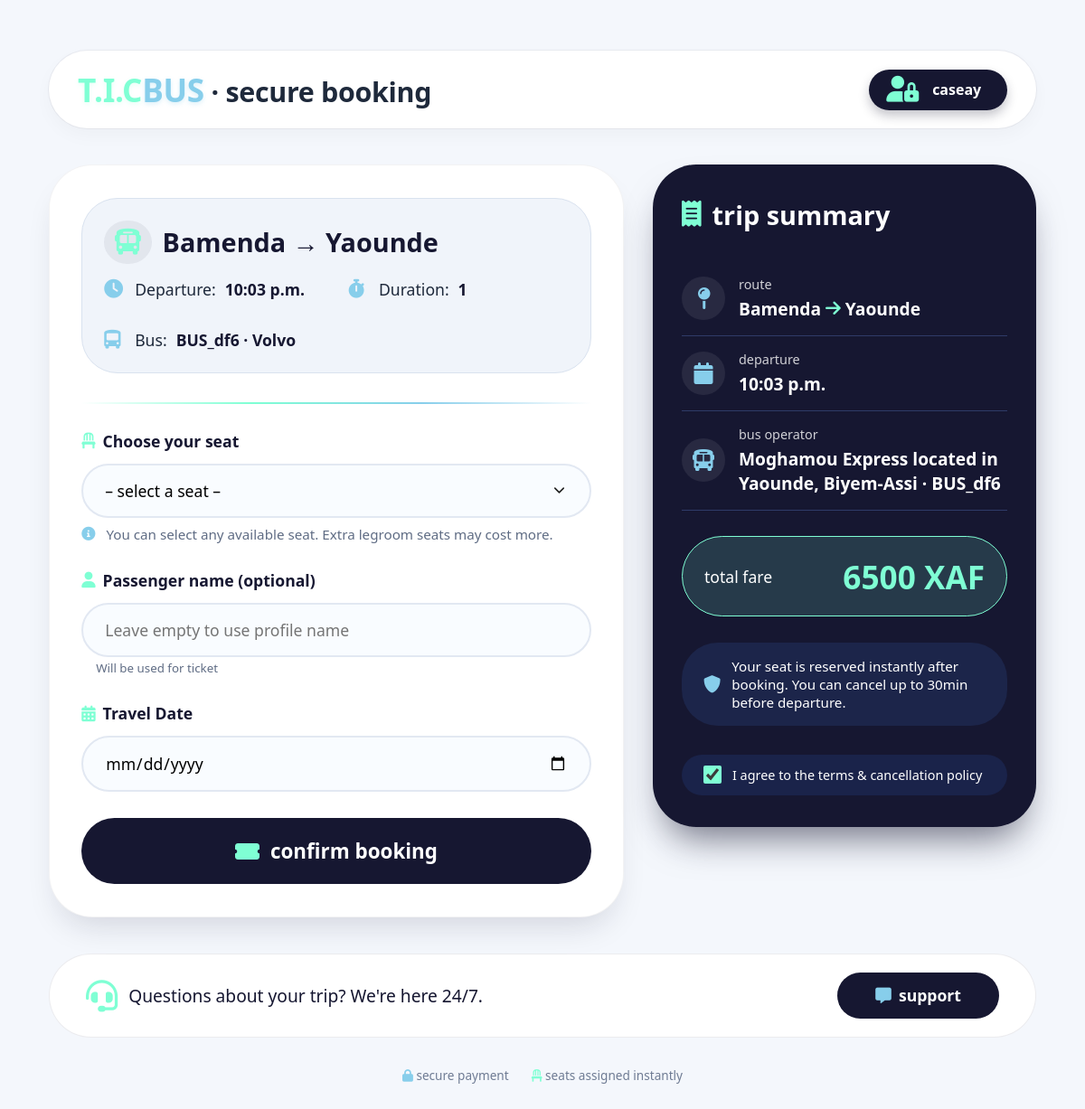
Before: /book/3/ (signed in) with the older database file.
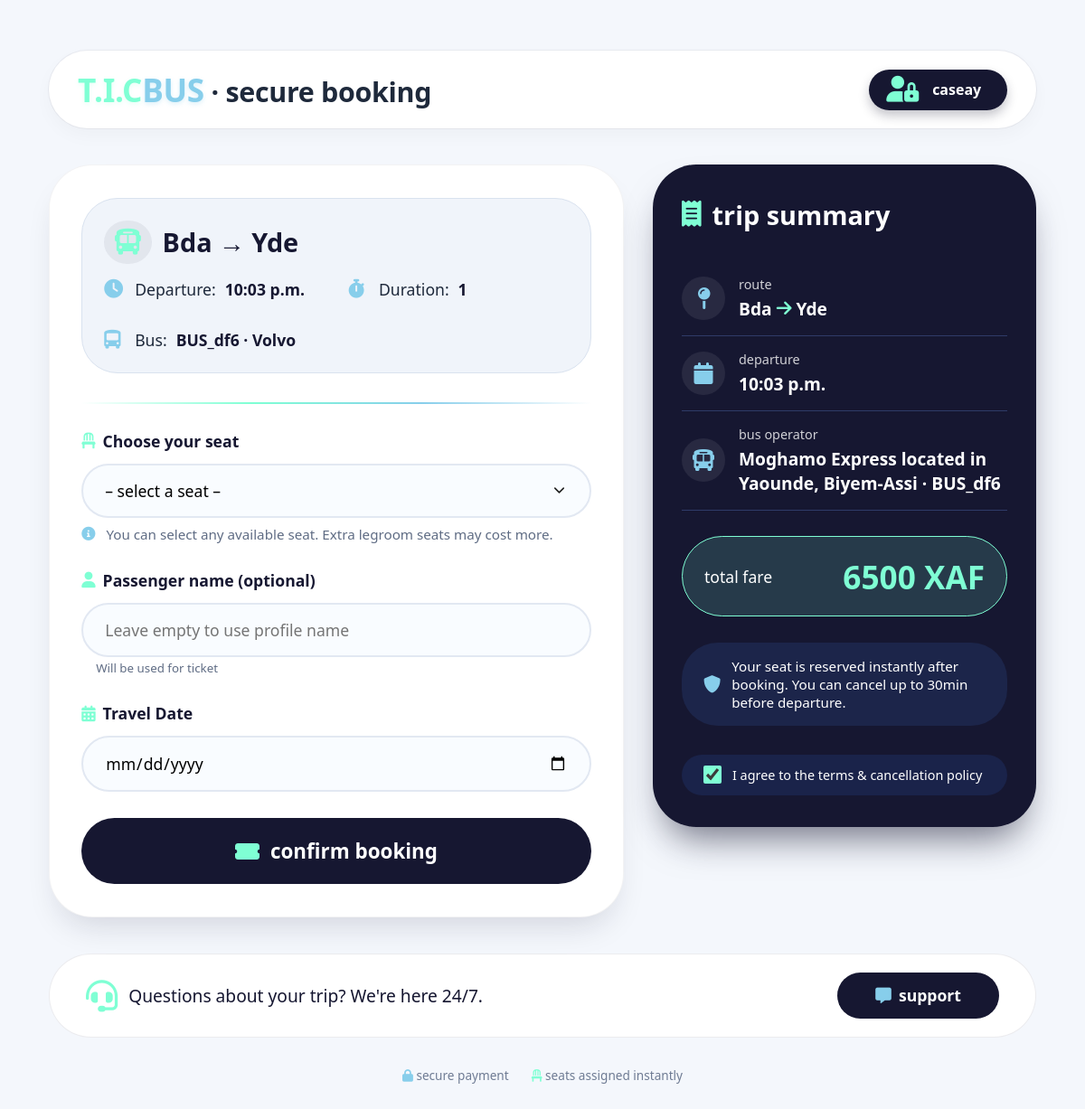
After: the same page with the newer database file.
### booking/models.py (models this page shows, shortened)
class Route(models.Model):
    origin = models.CharField(max_length=100)
    destination = models.CharField(max_length=100)
    departure_time = models.TimeField()
    price = models.DecimalField(max_digits=8, decimal_places=0)
    bus = models.ForeignKey(Bus, on_delete=models.CASCADE)
    duration = models.IntegerField(default=1)

class Bus(models.Model):
    agency = models.ForeignKey(Agency, on_delete=models.CASCADE, related_name="buses")
    bus_number = models.CharField(max_length=50, unique=True, default=generate_bus_id)
    total_seats = models.IntegerField()

class Agency(models.Model):
    agency_logo = models.ImageField(upload_to='agencies_logos', default='1384014.png')
    agency_name = models.CharField(max_length=50, unique=True, null=False)
    total_bus = models.IntegerField(default=5, null=False, blank=False)
    agency_description = models.TextField()
    ceo_name = models.CharField(max_length=50, null=False)
    manager_name = models.CharField(max_length=50, null=True)
    date_created = models.DateField()
    location = models.CharField(max_length=50)
    def __str__(self):
        return f"{self.agency_name} located in {self.location}"

### booking/views.py (the view, shortened to what this page needs)
# urls.py: path("book/<int:route_id>/", book_bus, name="book_bus"),
@login_required(login_url='login')
def book_bus(request, route_id):
    route = get_object_or_404(Route, id=route_id)
    bus = route.bus
    seats = range(1, bus.total_seats + 1)
    booked_seats = Booking.objects.filter(route=route).values_list('seat_number', flat=True)
    context = {
        "route": route,
        "bus": bus,
        "seats": seats,
        "booked_seats": booked_seats
    }
    return render(request, "pages/book_bus.html", context)

### templates/pages/book_bus.html (shortened to what the changed rows need)
<!DOCTYPE html>
<html lang="en">
<head>
  <link rel="stylesheet" href="https://cdnjs.cloudflare.com/ajax/libs/font-awesome/6.0.0-beta3/css/all.min.css">
</head>
<body>
<div class="dashboard">
  <div class="greeting">
    <h1>
      <span class="tic">T.I.C</span><span class="bus">BUS</span> · secure booking
    </h1>
  </div>
  <form method="post" action="">
    <div class="booking-split">
      <div class="booking-card">
        <div class="route-summary">
          <div class="route-title">
            <i class="fas fa-bus"></i> {{ route.origin|default:"Downtown" }} → {{ route.destination|default:"North Beach" }}
          </div>
          <div class="route-meta">
            <div class="meta-item"><i class="fas fa-clock"></i> Departure: <strong>{{ route.departure_time|default:"09:30" }}</strong></div>
            <div class="meta-item"><i class="fas fa-stopwatch"></i> Duration: <strong>{{ route.duration|default:"20 Hrs (minimum)" }}</strong></div>
            <div class="meta-item"><i class="fas fa-bus-simple"></i> Bus: <strong>{{ bus.bus_number|default:"CE-12" }} · {{ bus.model|default:"Volvo" }}</strong></div>
          </div>
        </div>
      </div>
      <div class="summary-panel">
        <div class="info-row">
          <div class="info-content">
            <div class="info-label">route</div>
            <div class="info-value">{{ route.origin|default:"Downtown" }} <i class="fas fa-arrow-right"></i> {{ route.destination|default:"North Beach" }}</div>
          </div>
        </div>
        <div class="info-row">
          <div class="info-content">
            <div class="info-label">departure</div>
            <div class="info-value">{{ route.departure_time }}</div>
          </div>
        </div>
        <div class="info-row">
          <div class="info-content">
            <div class="info-label">bus operator</div>
            <div class="info-value">{{ bus.agency|default:"City Express" }} · {{ bus.bus_number|default:"CE-12" }}</div>
          </div>
        </div>
        <div class="price-tag">
          <span>total fare</span>
          <span class="final-price">{{ route.price|default:"12" }} XAF</span>
        </div>
      </div>
    </div>
  </form>
</div>
</body>
</html>

Changed rows visible on the page:
changed Route: origin "Bamenda" → "Bda"; destination "Yaounde" → "Yde"
changed through a linked row, Bus "BUS_df6": agency "Moghamou Express located in Yaounde, Biyem-Assi" → "Moghamo Express located in Yaounde, Biyem-Assi"
